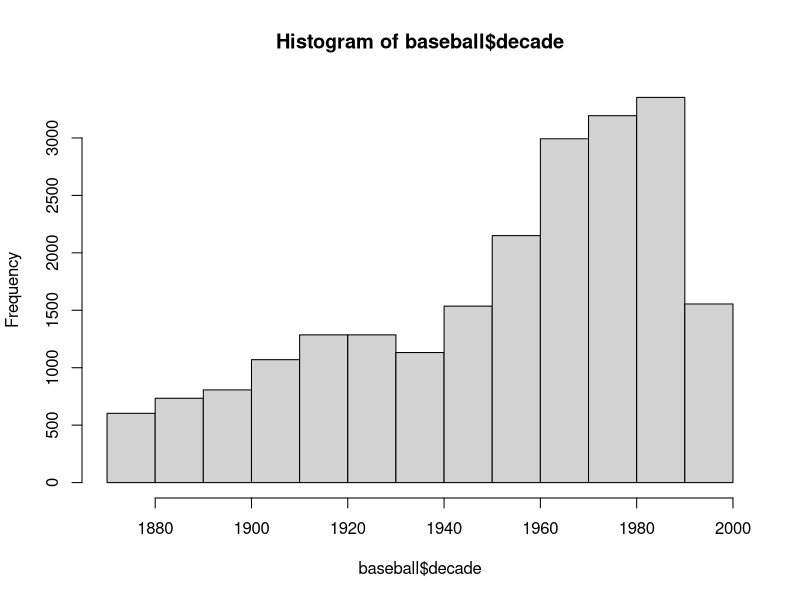

The R script that drew this image: (Note: this script raises an error after producing the figure.)


library("plyr")

data<-data(baseball)

summary(baseball)

unique(baseball$id)

for (i in 1:length(unique(baseball$id))){
  if(i==1){no_ab<-c()}
  if(sum(subset(baseball, id== unique(baseball$id)[i])$ab)==0){
    no_ab<-append(no_ab,unique(baseball$id)[i])
  }
}



baseball$decade<- 10*trunc(baseball$year/10)
length(unique(subset(baseball, decade==2000)$id))
hist(baseball$decade)


for (i in 1:length(unique(baseball$id))){
  if(i==1){mobile<-c()}
  if(length(unique(subset(baseball, id== unique(baseball$id)[i])$team))>=10){
    mobile<-append(mobile,unique(baseball$id)[i])
  }
}


for (i in max(baseball$year):min(baseball$year)) {
  if(i==1){
    year<-c()
    numb_unique_players<-c()
    total_hr<-c()
  }
  
  year<-append(year,i)
  
  year_data<-subset(baseball, year==i)
  
  numb_unique_players<-append(numb_unique_players, length(unique(year_data$id)))
  total_hr<-append(total_hr, sum(year_data$hr))
}
yearly_data<-as.data.frame(cbind(year,numb_unique_players,total_hr))
yearly_data$mean_hr_pp<-yearly_data$total_hr/yearly_data$numb_unique_players
